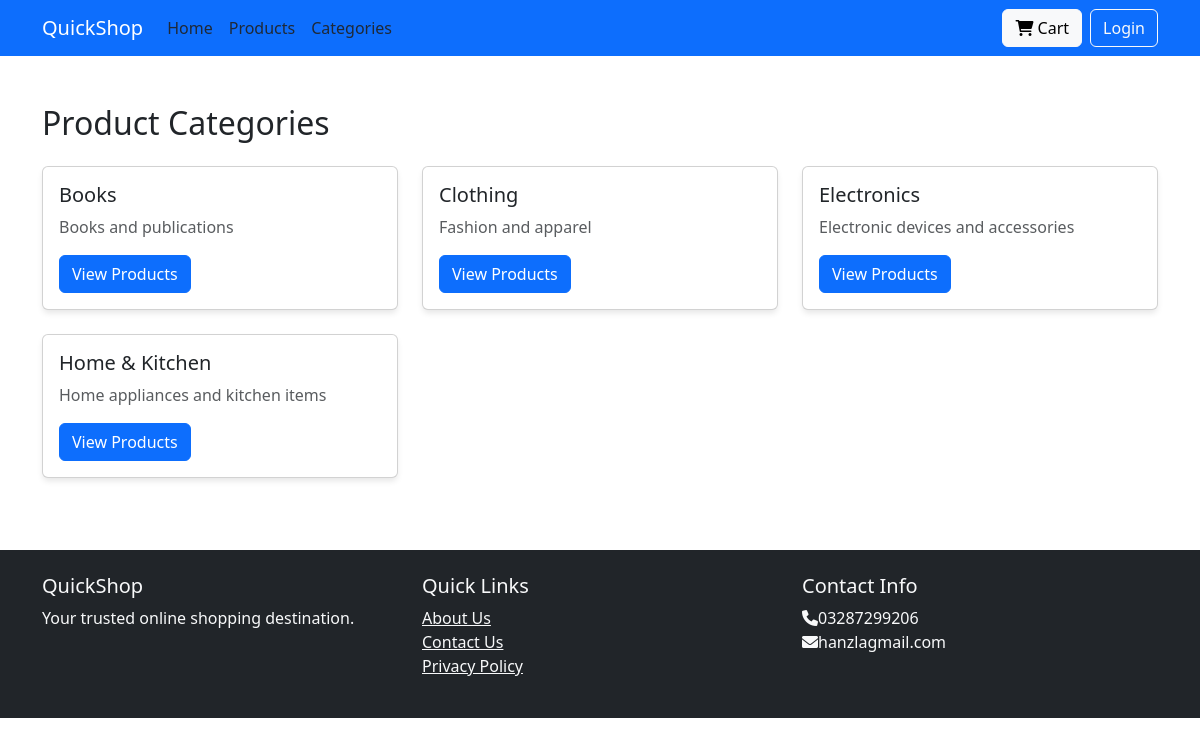
/categories.php, run on the app's committed database.
### tables this page shows
CREATE TABLE IF NOT EXISTS categories (
    id INT PRIMARY KEY AUTO_INCREMENT,
    name VARCHAR(50) NOT NULL,
    description TEXT,
    created_at TIMESTAMP DEFAULT CURRENT_TIMESTAMP
);

### categories.php (the view, shortened to what this page needs)
<?php
include 'config/database.php';
$categories_sql = "SELECT id, name, description FROM categories ORDER BY name ASC";
$categories_result = $conn->query($categories_sql);
?>
<!DOCTYPE html>
<html lang="en">
<head>
    <link rel="stylesheet" href="css/style.css">
    <link href="https://cdn.jsdelivr.net/npm/bootstrap@5.3.0/dist/css/bootstrap.min.css" rel="stylesheet">
    <link rel="stylesheet" href="https://cdnjs.cloudflare.com/ajax/libs/font-awesome/6.0.0/css/all.min.css">
</head>
<body>
    <nav class="navbar navbar-expand-lg navbar-dark bg-primary">
        <div class="container">
            <a class="navbar-brand" href="index.php">QuickShop</a>
            <div class="collapse navbar-collapse" id="navbarNav">
                <ul class="navbar-nav me-auto">
                    <li class="nav-item">
                        <a class="nav-link" href="index.php">Home</a>
                    </li>
                    <li class="nav-item">
                        <a class="nav-link" href="products.php">Products</a>
                    </li>
                    <li class="nav-item">
                        <a class="nav-link active" href="categories.php">Categories</a>
                    </li>
                </ul>
                <div class="d-flex">
                    <a href="cart.php" class="btn btn-light me-2">
                        <i class="fas fa-shopping-cart"></i> Cart
                    </a>
                    <?php if (isset($_SESSION['user_id'])): ?>
                        <a href="logout.php" class="btn btn-outline-light">Logout</a>
                    <?php else: ?>
                        <a href="login.php" class="btn btn-outline-light">Login</a>
                    <?php endif; ?>
                </div>
            </div>
        </div>
    </nav>
    <div class="container mt-5">
        <h2 class="mb-4">Product Categories</h2>
        <div class="row">
            <?php if ($categories_result->num_rows > 0): ?>
                <?php while($category = $categories_result->fetch_assoc()): ?>
                    <div class="col-md-4 mb-4">
                        <div class="card h-100">
                            <div class="card-body">
                                <h5 class="card-title"><?php echo htmlspecialchars($category['name']); ?></h5>
                                <p class="card-text text-muted"><?php echo htmlspecialchars($category['description']); ?></p>
                                <a href="products.php?category=<?php echo htmlspecialchars($category['id']); ?>"
                                   class="btn btn-primary">View Products</a>
                            </div>
                        </div>
                    </div>
                <?php endwhile; ?>
            <?php else: ?>
                <div class="col-12">
                    <div class="alert alert-info">No categories found.</div>
                </div>
            <?php endif; ?>
        </div>
    </div>
    <footer class="bg-dark text-light py-4 mt-5">
        <div class="container">
            <div class="row">
                <div class="col-md-4">
                    <h5>QuickShop</h5>
                    <p>Your trusted online shopping destination.</p>
                </div>
                <div class="col-md-4">
                    <h5>Quick Links</h5>
                    <ul class="list-unstyled">
                        <li><a href="about.php" class="text-light">About Us</a></li>
                        <li><a href="contact.php" class="text-light">Contact Us</a></li>
                        <li><a href="privacy_policy.php" class="text-light">Privacy Policy</a></li>
                    </ul>
                </div>
                <div class="col-md-4">
                    <h5>Contact Info</h5>
                    <ul class="list-unstyled">
                        <li><i class="fas fa-phone"></i>03287299206</li>
                        <li><i class="fas fa-envelope"></i>hanzlagmail.com</li>
                    </ul>
                </div>
            </div>
        </div>
    </footer>
</body>
</html>

### css/style.css (style rules this page uses)
body { font-family: Arial, sans-serif; line-height: 1.6; color: #333; }
.navbar { padding: 1rem 0; }
.nav-link { color: #333; font-weight: 500; padding: 0.5rem 1rem; }
.card { border: none; box-shadow: 0 2px 4px rgba(0,0,0,0.1); transition: transform 0.3s ease; }
.btn { padding: 0.5rem 1.5rem; border-radius: 5px; }
.btn-primary { background-color: #0d6efd; border-color: #0d6efd; }
:root { --primary-color: #0056b3; --secondary-color: #004085; --accent-color: #4a90e2; --text-color: #1f2937; --light-text: #6b7280; --background: #ffffff; --light-background: #f3f4f6; --border-color: #e5e7eb; --success-color: #10b981; --error-color: #ef4444; --shadow-sm: 0 1px 2px 0 rgb(0 0 0 / 0.05); --shadow: 0 4px 6px -1px rgb(0 0 0 / 0.1); --shadow-lg: 0 10px 15px -3px rgb(0 0 0 / 0.1); }
* { margin: 0; padding: 0; box-sizing: border-box; }
body { font-family: 'Inter', -apple-system, BlinkMacSystemFont, 'Segoe UI', Roboto, sans-serif; line-height: 1.6; color: var(--text-color); background-color: var(--background); }
.navbar { background: var(--background) !important; backdrop-filter: blur(8px); transition: all 0.3s ease; }
.nav-link { color: var(--text-color) !important; font-weight: 500; position: relative; padding: 0.5rem 1rem; }
.nav-link::after { content: ''; position: absolute; bottom: 0; left: 50%; width: 0; height: 2px; background: var(--primary-color); transition: all 0.3s ease; transform: translateX(-50%); }
.btn { padding: 0.75rem 1.5rem; border-radius: 0.5rem; font-weight: 500; transition: all 0.3s ease; }
.btn-primary { background: var(--primary-color); border: none; }
.card { border: none; border-radius: 1rem; box-shadow: var(--shadow); transition: all 0.3s ease; overflow: hidden; }
.btn-outline-light { border-width: 2px; }

### data on the page
categories: name "Books", description "Books and publications"
categories: name "Clothing", description "Fashion and apparel"
categories: name "Electronics", description "Electronic devices and accessories"
categories: name "Home & Kitchen", description "Home appliances and kitchen items"
